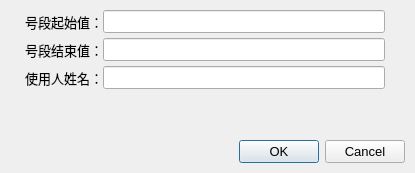
<?xml version="1.0" encoding="UTF-8"?>
<ui version="4.0">
 <class>Dialog</class>
 <widget class="QDialog" name="Dialog">
  <property name="geometry">
   <rect>
    <x>0</x>
    <y>0</y>
    <width>415</width>
    <height>173</height>
   </rect>
  </property>
  <property name="font">
   <font>
    <pointsize>10</pointsize>
   </font>
  </property>
  <property name="windowTitle">
   <string>编辑客户信息</string>
  </property>
  <property name="windowIcon">
   <iconset>
    <normaloff>:/icon/edit.png</normaloff>:/icon/edit.png</iconset>
  </property>
  <layout class="QGridLayout" name="gridLayout">
   <property name="leftMargin">
    <number>25</number>
   </property>
   <property name="topMargin">
    <number>10</number>
   </property>
   <property name="rightMargin">
    <number>10</number>
   </property>
   <property name="bottomMargin">
    <number>10</number>
   </property>
   <property name="horizontalSpacing">
    <number>0</number>
   </property>
   <property name="verticalSpacing">
    <number>5</number>
   </property>
   <item row="3" column="3">
    <spacer name="verticalSpacer">
     <property name="orientation">
      <enum>Qt::Vertical</enum>
     </property>
     <property name="sizeHint" stdset="0">
      <size>
       <width>20</width>
       <height>40</height>
      </size>
     </property>
    </spacer>
   </item>
   <item row="4" column="0" colspan="5">
    <widget class="QDialogButtonBox" name="buttonBox">
     <property name="orientation">
      <enum>Qt::Horizontal</enum>
     </property>
     <property name="standardButtons">
      <set>QDialogButtonBox::Cancel|QDialogButtonBox::Ok</set>
     </property>
    </widget>
   </item>
   <item row="0" column="0">
    <widget class="QLabel" name="label_Number_2">
     <property name="text">
      <string>号段起始值：</string>
     </property>
    </widget>
   </item>
   <item row="2" column="0">
    <widget class="QLabel" name="label_Number">
     <property name="text">
      <string>使用人姓名：</string>
     </property>
    </widget>
   </item>
   <item row="1" column="0">
    <widget class="QLabel" name="label_Name">
     <property name="text">
      <string>号段结束值：</string>
     </property>
    </widget>
   </item>
   <item row="2" column="2">
    <widget class="QLineEdit" name="user_name_LineEdit"/>
   </item>
   <item row="1" column="2">
    <widget class="QLineEdit" name="end_num_LineEdit"/>
   </item>
   <item row="0" column="2">
    <widget class="QLineEdit" name="start_num_LineEdit">
     <property name="text">
      <string/>
     </property>
    </widget>
   </item>
  </layout>
 </widget>
 <tabstops>
  <tabstop>buttonBox</tabstop>
 </tabstops>
 <connections>
  <connection>
   <sender>buttonBox</sender>
   <signal>accepted()</signal>
   <receiver>Dialog</receiver>
   <slot>accept()</slot>
   <hints>
    <hint type="sourcelabel">
     <x>247</x>
     <y>163</y>
    </hint>
    <hint type="destinationlabel">
     <x>157</x>
     <y>206</y>
    </hint>
   </hints>
  </connection>
  <connection>
   <sender>buttonBox</sender>
   <signal>rejected()</signal>
   <receiver>Dialog</receiver>
   <slot>reject()</slot>
   <hints>
    <hint type="sourcelabel">
     <x>308</x>
     <y>166</y>
    </hint>
    <hint type="destinationlabel">
     <x>286</x>
     <y>206</y>
    </hint>
   </hints>
  </connection>
 </connections>
</ui>
